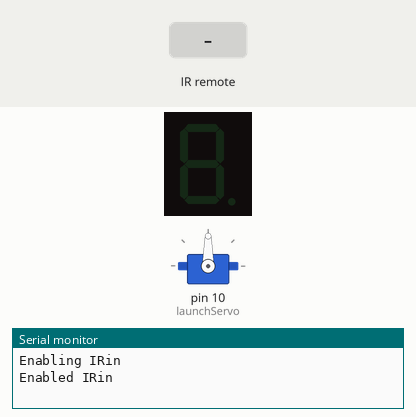
This sketch was run on a simulated Arduino Uno, built with avr-gcc and run on an emulated ATmega328P. Parts: 1-digit seven-segment display, servo, the last lines printed to the serial monitor. Wiring (inferred from the names in the program): 1-digit 7-segment display, segments lit when HIGH: segments pin 2, pin 3, pin 4, pin 5, pin 6, pin 8, pin 9, pin 7. The test bench sets the inputs (shaded band). The segment pins are drawn as the display they are named for.

Above: at 1.2 s.
1.3 s: infrared code 0xCB3CC07F received
At 2.1 s:
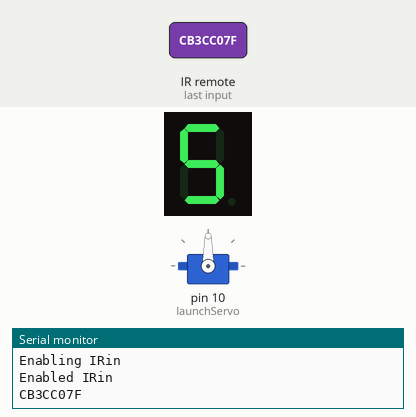
4.3 s: infrared code 0xCB3CC07F received
At 7.2 s:
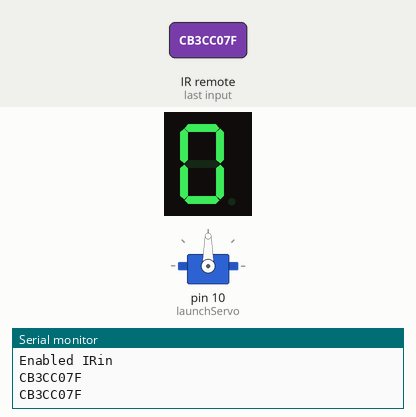
Timing chart, 0 to 8.7 s (numbered marks = the images above; inputs shaded):
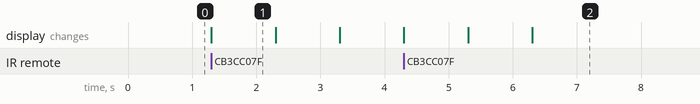

Measured:
- after the input at 1.3 s, the display: changes at once (image 1)
- after the input at 4.3 s, servo on pin 10 (launchServo): stays 90° (without the input it goes to 180° after 2.0 s)
- what the display in image 1 shows lasts 1.0 s, from 1.3 s to 2.3 s

The sketch:

launching_mech.ino
```cpp
#include <Servo.h>
#include <IRremote.h>

int A = 2;
int B = 3;
int C = 4;
int D = 5;
int E = 6;
int DP = 7;
int F = 8;
int G = 9;
int RECV_PIN = 11;
Servo launchServo;
int mot_min = 90;   //min servo angle
int mot_max = 180; //Max servo angle
int before;
IRrecv irrecv(RECV_PIN);

decode_results results;

void setup()
{
  Serial.begin(9600);
  // In case the interrupt driver crashes on setup, give a clue
  // to the user what's going on.
  Serial.println("Enabling IRin");
  irrecv.enableIRIn(); // Start the receiver
  Serial.println("Enabled IRin");
  pinMode(A, OUTPUT);
pinMode(B, OUTPUT);
pinMode(C, OUTPUT);
pinMode(D, OUTPUT);
pinMode(E, OUTPUT);
pinMode(DP, OUTPUT);
pinMode(F, OUTPUT);
pinMode(G, OUTPUT);

  before = 0;
   launchServo.attach(10);//////////////////////////////////////////////////////
   launchServo.write(mot_min);

}
void Zero() {
  digitalWrite(A, HIGH);
  digitalWrite(B, HIGH);
digitalWrite(C, HIGH);
digitalWrite(D, HIGH);
digitalWrite(E, HIGH);
digitalWrite(DP, LOW);
digitalWrite(F, HIGH);
digitalWrite(G, LOW);
}

void One ()
{
digitalWrite(A, LOW);
digitalWrite(B, HIGH);
digitalWrite(C, HIGH);
digitalWrite(D, LOW);
digitalWrite(E, LOW);
digitalWrite(DP, LOW);
digitalWrite(F, LOW);
digitalWrite(G, LOW);

}
////////////////////////////////////////
void Two ()
{
digitalWrite(A, HIGH);
digitalWrite(B, HIGH);
digitalWrite(C, LOW);
digitalWrite(D, HIGH);
digitalWrite(E, HIGH);
digitalWrite(DP, LOW);
digitalWrite(F, LOW);
digitalWrite(G, HIGH);

}
//////////////////////////////////////////////
void Three(){
  digitalWrite(A, HIGH);
digitalWrite(B, HIGH);
digitalWrite(C, HIGH);
digitalWrite(D, HIGH);
digitalWrite(E, LOW);
digitalWrite(DP, LOW);
digitalWrite(F, LOW);
digitalWrite(G, HIGH);

}
////////////////////////////////////////////////
void Four(){
  digitalWrite(A, LOW);
digitalWrite(B, HIGH);
digitalWrite(C, HIGH);
digitalWrite(D, LOW);
digitalWrite(E, LOW);
digitalWrite(DP, LOW);
digitalWrite(F, HIGH);
digitalWrite(G, HIGH);

}
/////////////////////////////////////////////////////
void Five(){
  digitalWrite(A, HIGH);
digitalWrite(B, LOW);
digitalWrite(C, HIGH);
digitalWrite(D, HIGH);
digitalWrite(E, LOW);
digitalWrite(DP, LOW);
digitalWrite(F, HIGH);
digitalWrite(G, HIGH);

}
///////////////////////////////////////////
void loop() {
  if (irrecv.decode(&results)) {
Serial.println(results.value, HEX);
  if (results.value==0xCB3CC07F)
{ //Code to turn the LED ON/OFF
    if(before==0){ // if the LED was turned off, then we turn it on
   Five();
   delay(1000);
   Four();
   delay(1000);
   Three();
   delay(1000);
   Two();
   delay(1000);
   One();
   delay(1000);
Zero();
       launchServo.write(mot_max);
      before=1; //LED is now turned on
    }
    else{

       launchServo.write(mot_min);
      before=0;

    }}
 irrecv.resume();
  }}
```
